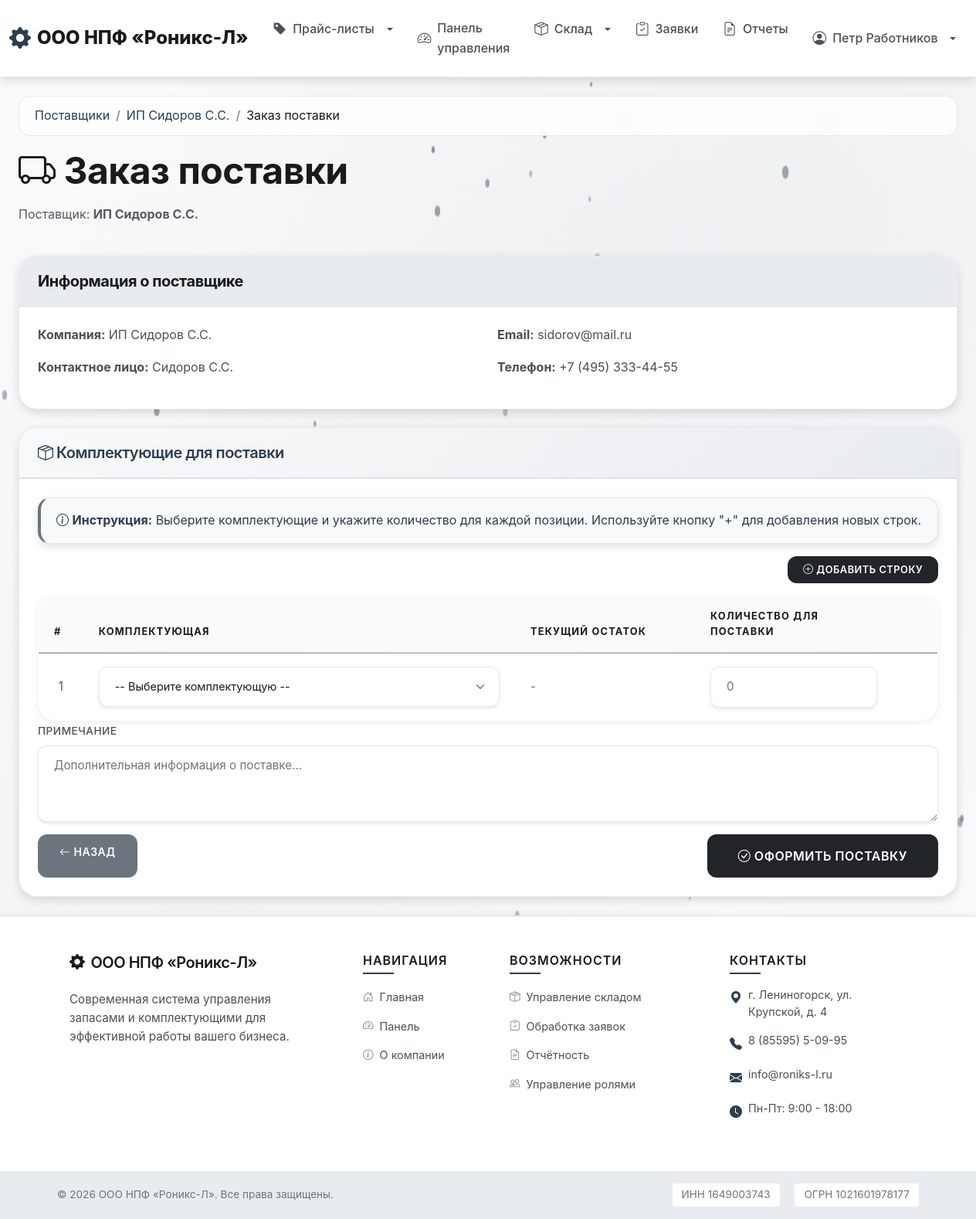
Screenshot of /inventory/suppliers/3/create-supply/ (signed in) with the database file from the repository.
### users/models.py (models this page shows, shortened)
class User(AbstractUser):
    ROLE_CHOICES = [
        ('client', 'Клиент'),
        ('worker', 'Работник сервисного центра'),
    ]
    role = models.CharField(
        'Роль',
        max_length=20,
        choices=ROLE_CHOICES,
        default='client'
    )
    phone = models.CharField('Телефон', max_length=20, blank=True)
    address = models.TextField('Адрес', blank=True)
    created_at = models.DateTimeField('Дата регистрации', auto_now_add=True)
    updated_at = models.DateTimeField('Дата обновления', auto_now=True)
    class Meta:
        verbose_name = 'Пользователь'
        verbose_name_plural = 'Пользователи'
        ordering = ['-created_at']
    @property
    def is_worker(self):
        return self.role == 'worker'

### inventory/models.py (models this page shows, shortened)
class Supplier(models.Model):
    name = models.CharField('Название компании', max_length=200)
    contact_person = models.CharField('Контактное лицо', max_length=200)
    email = models.EmailField('Email')
    phone = models.CharField('Телефон', max_length=20)
    address = models.TextField('Адрес')
    created_at = models.DateTimeField('Дата добавления', auto_now_add=True)
    class Meta:
        verbose_name = 'Поставщик'
        verbose_name_plural = 'Поставщики'
        ordering = ['name']

### inventory/views.py (the view, shortened to what this page needs)
# urls.py: path('suppliers/<int:pk>/create-supply/', views.supplier_create_supply, name='supplier_create_supply'),
@login_required
def supplier_create_supply(request, pk):
    if not (request.user.is_worker or request.user.is_superuser):
        messages.error(request, 'У вас нет доступа к этой странице.')
        return redirect('inventory:supplier_list')
    supplier = get_object_or_404(Supplier, pk=pk)
    components = Component.objects.select_related('category').order_by('name')
    context = {
        'supplier': supplier,
        'components': components,
    }
    return render(request, 'inventory/supplier_create_supply.html', context)

### templates/inventory/supplier_create_supply.html (shortened to what this page needs)
{% extends 'base.html' %}
{% block content %}
<div class="container-fluid">
    <div class="row mb-4">
        <div class="col-12">
            <nav aria-label="breadcrumb">
                <ol class="breadcrumb">
                    <li class="breadcrumb-item"><a href="{% url 'inventory:supplier_list' %}">Поставщики</a></li>
                    <li class="breadcrumb-item"><a href="{% url 'inventory:supplier_detail' supplier.pk %}">{{ supplier.name }}</a></li>
                    <li class="breadcrumb-item active">Заказ поставки</li>
                </ol>
            </nav>
            <h1 class="display-5 fw-bold">
                <i class="bi bi-truck"></i> Заказ поставки
            </h1>
            <p class="text-muted">Поставщик: <strong>{{ supplier.name }}</strong></p>
        </div>
    </div>
    <div class="card">
        <div class="card-header">
            <h5 class="mb-0">Информация о поставщике</h5>
        </div>
        <div class="card-body">
            <div class="row">
                <div class="col-md-6">
                    <p><strong>Компания:</strong> {{ supplier.name }}</p>
                    <p><strong>Контактное лицо:</strong> {{ supplier.contact_person }}</p>
                </div>
                <div class="col-md-6">
                    <p><strong>Email:</strong> {{ supplier.email }}</p>
                    <p><strong>Телефон:</strong> {{ supplier.phone }}</p>
                </div>
            </div>
        </div>
    </div>
    <div class="card mt-4">
        <div class="card-header" style="background: linear-gradient(135deg, #f8f9fa 0%, #e9ecef 100%); border-bottom: 2px solid #dee2e6;">
            <h5 class="mb-0" style="color: #2c3e50; font-weight: 600;">
                <i class="bi bi-box-seam"></i> Комплектующие для поставки
            </h5>
        </div>
        <div class="card-body">
            <form method="post" id="supplyForm">
                <div class="alert" style="background-color: #f8f9fa; border-left: 4px solid #6c757d; color: #2c3e50;">
                    <i class="bi bi-info-circle"></i>
                    <strong>Инструкция:</strong> Выберите комплектующие и укажите количество для каждой позиции. Используйте кнопку "+" для добавления новых строк.
                </div>
                <div class="mb-3 text-end">
                    <button type="button" class="btn btn-dark btn-sm" id="addRowBtn">
                        <i class="bi bi-plus-circle"></i> Добавить строку
                    </button>
                </div>
                <div class="table-responsive">
                    <table class="table table-hover" id="itemsTable">
                        <thead class="table-light">
                            <tr>
                                <th style="width: 5%;">#</th>
                                <th style="width: 48%;">Комплектующая</th>
                                <th style="width: 20%;">Текущий остаток</th>
                                <th style="width: 22%;">Количество для поставки</th>
                                <th style="width: 5%;"></th>
                            </tr>
                        </thead>
                        <tbody id="itemsTableBody">
                            <tr class="item-row" data-row="0">
                                <td class="align-middle text-center row-number">1</td>
                                <td>
                                    <select name="component_0" class="form-select component-select" data-row="0">
                                        <option value="">-- Выберите комплектующую --</option>
                                    </select>
                                </td>
                                <td class="align-middle">
                                    <span class="stock-info-0 text-muted">-</span>
                                </td>
                                <td>
                                    <input type="number"
                                           name="quantity_0"
                                           class="form-control quantity-input"
                                           min="1"
                                           placeholder="0">
                                </td>
                                <td class="align-middle text-center">
                                </td>
                            </tr>
                        </tbody>
                    </table>
                </div>
                <div class="mb-3">
                    <label for="note" class="form-label">Примечание</label>
                    <textarea name="note" id="note" class="form-control" rows="3" placeholder="Дополнительная информация о поставке..."></textarea>
                </div>
                <div class="d-flex justify-content-between">
                    <a href="{% url 'inventory:supplier_detail' supplier.pk %}" class="btn btn-secondary">
                        <i class="bi bi-arrow-left"></i> Назад
                    </a>
                    <button type="submit" class="btn btn-dark btn-lg">
                        <i class="bi bi-check-circle"></i> Оформить поставку
                    </button>
                </div>
            </form>
        </div>
    </div>
</div>
{% endblock %}

### templates/base.html (shortened to what this page needs)
<!DOCTYPE html>
<html lang="ru">
<head>
    <link href="https://cdn.jsdelivr.net/npm/bootstrap@5.3.0/dist/css/bootstrap.min.css" rel="stylesheet">
    <link rel="stylesheet" href="https://cdn.jsdelivr.net/npm/bootstrap-icons@1.11.0/font/bootstrap-icons.css">
    {% load static %}
    <link rel="stylesheet" href="{% static 'css/style.css' %}">
</head>
<body class="d-flex flex-column min-vh-100">
    <nav class="navbar navbar-expand-lg navbar-light sticky-top">
        <div class="container-fluid">
            <a class="navbar-brand company-logo" href="{% url 'core:home' %}">
                <i class="bi bi-gear-fill"></i> ООО НПФ «Роникс-Л»
            </a>
            <div class="collapse navbar-collapse" id="navbarNav">
                <ul class="navbar-nav me-auto">
                    <li class="nav-item dropdown">
                        <a class="nav-link dropdown-toggle" href="#" role="button" data-bs-toggle="dropdown">
                            <i class="bi bi-tag-fill"></i> Прайс-листы
                        </a>
                    </li>
                    {% if user.is_authenticated %}
                        <li class="nav-item">
                            <a class="nav-link" href="{% url 'core:dashboard' %}">
                                <i class="bi bi-speedometer2"></i> Панель управления
                            </a>
                        </li>
                        {% if user.is_worker or user.is_superuser %}
                            <li class="nav-item dropdown">
                                <a class="nav-link dropdown-toggle" href="#" role="button" data-bs-toggle="dropdown">
                                    <i class="bi bi-box-seam"></i> Склад
                                </a>
                            </li>
                        {% endif %}
                        <li class="nav-item">
                            <a class="nav-link" href="{% url 'orders:order_list' %}">
                                <i class="bi bi-clipboard-check"></i> Заявки
                            </a>
                        </li>
                        {% if user.is_worker or user.is_superuser %}
                            <li class="nav-item">
                                <a class="nav-link" href="{% url 'reports:home' %}">
                                    <i class="bi bi-file-earmark-text"></i> Отчеты
                                </a>
                            </li>
                        {% endif %}
                    {% endif %}
                </ul>
                <ul class="navbar-nav ms-auto">
                    {% if user.is_authenticated %}
                        <li class="nav-item dropdown">
                            <a class="nav-link dropdown-toggle" href="#" role="button" data-bs-toggle="dropdown">
                                <i class="bi bi-person-circle"></i> {{ user.get_full_name|default:user.username }}
                            </a>
                        </li>
                    {% endif %}
                </ul>
            </div>
        </div>
    </nav>
    <main class="container-fluid py-4 flex-grow-1">
        {% block content %}{% endblock %}
    </main>
    <footer class="footer-modern mt-auto">
        <div class="footer-top py-5">
            <div class="container">
                <div class="row g-4">
                    <div class="col-lg-4 col-md-6">
                        <div class="footer-section">
                            <h5 class="footer-title mb-4">
                                <i class="bi bi-gear-fill me-2"></i>ООО НПФ «Роникс-Л»
                            </h5>
                            <p class="footer-text mb-3">
                                Современная система управления запасами и комплектующими для эффективной работы вашего бизнеса.
                            </p>
                        </div>
                    </div>
                    <div class="col-lg-2 col-md-6">
                        <div class="footer-section">
                            <h6 class="footer-subtitle mb-3">Навигация</h6>
                            <ul class="footer-links">
                                <li><a href="{% url 'core:home' %}"><i class="bi bi-house-door me-2"></i>Главная</a></li>
                                {% if user.is_authenticated %}
                                <li><a href="{% url 'core:dashboard' %}"><i class="bi bi-speedometer2 me-2"></i>Панель</a></li>
                                {% endif %}
                                <li><a href="{% url 'core:about' %}"><i class="bi bi-info-circle me-2"></i>О компании</a></li>
                            </ul>
                        </div>
                    </div>
                    <div class="col-lg-3 col-md-6">
                        <div class="footer-section">
                            <h6 class="footer-subtitle mb-3">Возможности</h6>
                            <ul class="footer-links">
                                <li><a href="#"><i class="bi bi-box-seam me-2"></i>Управление складом</a></li>
                                <li><a href="#"><i class="bi bi-clipboard-check me-2"></i>Обработка заявок</a></li>
                                <li><a href="#"><i class="bi bi-file-earmark-text me-2"></i>Отчётность</a></li>
                                <li><a href="#"><i class="bi bi-people me-2"></i>Управление ролями</a></li>
                            </ul>
                        </div>
                    </div>
                    <div class="col-lg-3 col-md-6">
                        <div class="footer-section">
                            <h6 class="footer-subtitle mb-3">Контакты</h6>
                            <ul class="footer-contacts">
                                <li>
                                    <i class="bi bi-geo-alt-fill me-2"></i>
                                    <span>г. Лениногорск, ул. Крупской, д. 4</span>
                                </li>
                                <li>
                                    <i class="bi bi-telephone-fill me-2"></i>
                                    <span>8 (85595) 5-09-95</span>
                                </li>
                                <li>
                                    <i class="bi bi-envelope-fill me-2"></i>
                                    <span>info@roniks-l.ru</span>
                                </li>
                                <li>
                                    <i class="bi bi-clock-fill me-2"></i>
                                    <span>Пн-Пт: 9:00 - 18:00</span>
                                </li>
                            </ul>
                        </div>
                    </div>
                </div>
            </div>
        </div>
        <div class="footer-bottom py-3">
            <div class="container">
                <div class="row align-items-center">
                    <div class="col-md-6 text-center text-md-start mb-2 mb-md-0">
                        <p class="footer-copyright mb-0">
                            &copy; 2026 ООО НПФ «Роникс-Л». Все права защищены.
                        </p>
                    </div>
                    <div class="col-md-6 text-center text-md-end">
                        <p class="footer-legal mb-0">
                            <span class="me-3">ИНН 1649003743</span>
                            <span>ОГРН 1021601978177</span>
                        </p>
                    </div>
                </div>
            </div>
        </div>
    </footer>
</body>
</html>

### templates/inventory/supplier_create_supply.html (style rules this page uses)
.component-select { font-size: 0.9rem; }
#addRowBtn { white-space: nowrap; }

### rows the page displays
User: get_full_name "Петр Работников"
Supplier: name "ИП Сидоров С.С.", contact_person "Сидоров С.С.", email "sidorov@mail.ru", phone "+7 (495) 333-44-55"
